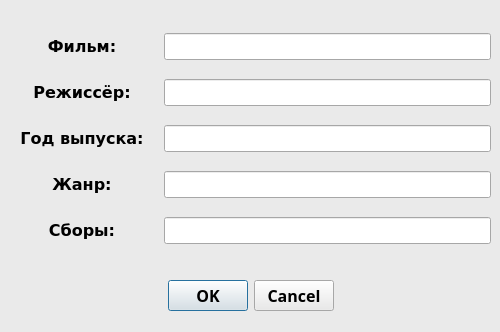
<?xml version="1.0" encoding="UTF-8"?>
<ui version="4.0">
 <class>Add_Dialog</class>
 <widget class="QDialog" name="Add_Dialog">
  <property name="geometry">
   <rect>
    <x>0</x>
    <y>0</y>
    <width>500</width>
    <height>332</height>
   </rect>
  </property>
  <property name="palette">
   <palette>
    <active>
     <colorrole role="WindowText">
      <brush brushstyle="SolidPattern">
       <color alpha="255">
        <red>0</red>
        <green>0</green>
        <blue>0</blue>
       </color>
      </brush>
     </colorrole>
     <colorrole role="Button">
      <brush brushstyle="SolidPattern">
       <color alpha="255">
        <red>234</red>
        <green>234</green>
        <blue>234</blue>
       </color>
      </brush>
     </colorrole>
     <colorrole role="Light">
      <brush brushstyle="SolidPattern">
       <color alpha="255">
        <red>255</red>
        <green>255</green>
        <blue>255</blue>
       </color>
      </brush>
     </colorrole>
     <colorrole role="Midlight">
      <brush brushstyle="SolidPattern">
       <color alpha="255">
        <red>244</red>
        <green>244</green>
        <blue>244</blue>
       </color>
      </brush>
     </colorrole>
     <colorrole role="Dark">
      <brush brushstyle="SolidPattern">
       <color alpha="255">
        <red>117</red>
        <green>117</green>
        <blue>117</blue>
       </color>
      </brush>
     </colorrole>
     <colorrole role="Mid">
      <brush brushstyle="SolidPattern">
       <color alpha="255">
        <red>156</red>
        <green>156</green>
        <blue>156</blue>
       </color>
      </brush>
     </colorrole>
     <colorrole role="Text">
      <brush brushstyle="SolidPattern">
       <color alpha="255">
        <red>0</red>
        <green>0</green>
        <blue>0</blue>
       </color>
      </brush>
     </colorrole>
     <colorrole role="BrightText">
      <brush brushstyle="SolidPattern">
       <color alpha="255">
        <red>255</red>
        <green>255</green>
        <blue>255</blue>
       </color>
      </brush>
     </colorrole>
     <colorrole role="ButtonText">
      <brush brushstyle="SolidPattern">
       <color alpha="255">
        <red>0</red>
        <green>0</green>
        <blue>0</blue>
       </color>
      </brush>
     </colorrole>
     <colorrole role="Base">
      <brush brushstyle="SolidPattern">
       <color alpha="255">
        <red>255</red>
        <green>255</green>
        <blue>255</blue>
       </color>
      </brush>
     </colorrole>
     <colorrole role="Window">
      <brush brushstyle="SolidPattern">
       <color alpha="255">
        <red>234</red>
        <green>234</green>
        <blue>234</blue>
       </color>
      </brush>
     </colorrole>
     <colorrole role="Shadow">
      <brush brushstyle="SolidPattern">
       <color alpha="255">
        <red>0</red>
        <green>0</green>
        <blue>0</blue>
       </color>
      </brush>
     </colorrole>
     <colorrole role="AlternateBase">
      <brush brushstyle="SolidPattern">
       <color alpha="255">
        <red>244</red>
        <green>244</green>
        <blue>244</blue>
       </color>
      </brush>
     </colorrole>
     <colorrole role="ToolTipBase">
      <brush brushstyle="SolidPattern">
       <color alpha="255">
        <red>255</red>
        <green>255</green>
        <blue>220</blue>
       </color>
      </brush>
     </colorrole>
     <colorrole role="ToolTipText">
      <brush brushstyle="SolidPattern">
       <color alpha="255">
        <red>0</red>
        <green>0</green>
        <blue>0</blue>
       </color>
      </brush>
     </colorrole>
     <colorrole role="PlaceholderText">
      <brush brushstyle="SolidPattern">
       <color alpha="128">
        <red>0</red>
        <green>0</green>
        <blue>0</blue>
       </color>
      </brush>
     </colorrole>
    </active>
    <inactive>
     <colorrole role="WindowText">
      <brush brushstyle="SolidPattern">
       <color alpha="255">
        <red>0</red>
        <green>0</green>
        <blue>0</blue>
       </color>
      </brush>
     </colorrole>
     <colorrole role="Button">
      <brush brushstyle="SolidPattern">
       <color alpha="255">
        <red>234</red>
        <green>234</green>
        <blue>234</blue>
       </color>
      </brush>
     </colorrole>
     <colorrole role="Light">
      <brush brushstyle="SolidPattern">
       <color alpha="255">
        <red>255</red>
        <green>255</green>
        <blue>255</blue>
       </color>
      </brush>
     </colorrole>
     <colorrole role="Midlight">
      <brush brushstyle="SolidPattern">
       <color alpha="255">
        <red>244</red>
        <green>244</green>
        <blue>244</blue>
       </color>
      </brush>
     </colorrole>
     <colorrole role="Dark">
      <brush brushstyle="SolidPattern">
       <color alpha="255">
        <red>117</red>
        <green>117</green>
        <blue>117</blue>
       </color>
      </brush>
     </colorrole>
     <colorrole role="Mid">
      <brush brushstyle="SolidPattern">
       <color alpha="255">
        <red>156</red>
        <green>156</green>
        <blue>156</blue>
       </color>
      </brush>
     </colorrole>
     <colorrole role="Text">
      <brush brushstyle="SolidPattern">
       <color alpha="255">
        <red>0</red>
        <green>0</green>
        <blue>0</blue>
       </color>
      </brush>
     </colorrole>
     <colorrole role="BrightText">
      <brush brushstyle="SolidPattern">
       <color alpha="255">
        <red>255</red>
        <green>255</green>
        <blue>255</blue>
       </color>
      </brush>
     </colorrole>
     <colorrole role="ButtonText">
      <brush brushstyle="SolidPattern">
       <color alpha="255">
        <red>0</red>
        <green>0</green>
        <blue>0</blue>
       </color>
      </brush>
     </colorrole>
     <colorrole role="Base">
      <brush brushstyle="SolidPattern">
       <color alpha="255">
        <red>255</red>
        <green>255</green>
        <blue>255</blue>
       </color>
      </brush>
     </colorrole>
     <colorrole role="Window">
      <brush brushstyle="SolidPattern">
       <color alpha="255">
        <red>234</red>
        <green>234</green>
        <blue>234</blue>
       </color>
      </brush>
     </colorrole>
     <colorrole role="Shadow">
      <brush brushstyle="SolidPattern">
       <color alpha="255">
        <red>0</red>
        <green>0</green>
        <blue>0</blue>
       </color>
      </brush>
     </colorrole>
     <colorrole role="AlternateBase">
      <brush brushstyle="SolidPattern">
       <color alpha="255">
        <red>244</red>
        <green>244</green>
        <blue>244</blue>
       </color>
      </brush>
     </colorrole>
     <colorrole role="ToolTipBase">
      <brush brushstyle="SolidPattern">
       <color alpha="255">
        <red>255</red>
        <green>255</green>
        <blue>220</blue>
       </color>
      </brush>
     </colorrole>
     <colorrole role="ToolTipText">
      <brush brushstyle="SolidPattern">
       <color alpha="255">
        <red>0</red>
        <green>0</green>
        <blue>0</blue>
       </color>
      </brush>
     </colorrole>
     <colorrole role="PlaceholderText">
      <brush brushstyle="SolidPattern">
       <color alpha="128">
        <red>0</red>
        <green>0</green>
        <blue>0</blue>
       </color>
      </brush>
     </colorrole>
    </inactive>
    <disabled>
     <colorrole role="WindowText">
      <brush brushstyle="SolidPattern">
       <color alpha="255">
        <red>117</red>
        <green>117</green>
        <blue>117</blue>
       </color>
      </brush>
     </colorrole>
     <colorrole role="Button">
      <brush brushstyle="SolidPattern">
       <color alpha="255">
        <red>234</red>
        <green>234</green>
        <blue>234</blue>
       </color>
      </brush>
     </colorrole>
     <colorrole role="Light">
      <brush brushstyle="SolidPattern">
       <color alpha="255">
        <red>255</red>
        <green>255</green>
        <blue>255</blue>
       </color>
      </brush>
     </colorrole>
     <colorrole role="Midlight">
      <brush brushstyle="SolidPattern">
       <color alpha="255">
        <red>244</red>
        <green>244</green>
        <blue>244</blue>
       </color>
      </brush>
     </colorrole>
     <colorrole role="Dark">
      <brush brushstyle="SolidPattern">
       <color alpha="255">
        <red>117</red>
        <green>117</green>
        <blue>117</blue>
       </color>
      </brush>
     </colorrole>
     <colorrole role="Mid">
      <brush brushstyle="SolidPattern">
       <color alpha="255">
        <red>156</red>
        <green>156</green>
        <blue>156</blue>
       </color>
      </brush>
     </colorrole>
     <colorrole role="Text">
      <brush brushstyle="SolidPattern">
       <color alpha="255">
        <red>117</red>
        <green>117</green>
        <blue>117</blue>
       </color>
      </brush>
     </colorrole>
     <colorrole role="BrightText">
      <brush brushstyle="SolidPattern">
       <color alpha="255">
        <red>255</red>
        <green>255</green>
        <blue>255</blue>
       </color>
      </brush>
     </colorrole>
     <colorrole role="ButtonText">
      <brush brushstyle="SolidPattern">
       <color alpha="255">
        <red>117</red>
        <green>117</green>
        <blue>117</blue>
       </color>
      </brush>
     </colorrole>
     <colorrole role="Base">
      <brush brushstyle="SolidPattern">
       <color alpha="255">
        <red>234</red>
        <green>234</green>
        <blue>234</blue>
       </color>
      </brush>
     </colorrole>
     <colorrole role="Window">
      <brush brushstyle="SolidPattern">
       <color alpha="255">
        <red>234</red>
        <green>234</green>
        <blue>234</blue>
       </color>
      </brush>
     </colorrole>
     <colorrole role="Shadow">
      <brush brushstyle="SolidPattern">
       <color alpha="255">
        <red>0</red>
        <green>0</green>
        <blue>0</blue>
       </color>
      </brush>
     </colorrole>
     <colorrole role="AlternateBase">
      <brush brushstyle="SolidPattern">
       <color alpha="255">
        <red>234</red>
        <green>234</green>
        <blue>234</blue>
       </color>
      </brush>
     </colorrole>
     <colorrole role="ToolTipBase">
      <brush brushstyle="SolidPattern">
       <color alpha="255">
        <red>255</red>
        <green>255</green>
        <blue>220</blue>
       </color>
      </brush>
     </colorrole>
     <colorrole role="ToolTipText">
      <brush brushstyle="SolidPattern">
       <color alpha="255">
        <red>0</red>
        <green>0</green>
        <blue>0</blue>
       </color>
      </brush>
     </colorrole>
     <colorrole role="PlaceholderText">
      <brush brushstyle="SolidPattern">
       <color alpha="128">
        <red>0</red>
        <green>0</green>
        <blue>0</blue>
       </color>
      </brush>
     </colorrole>
    </disabled>
   </palette>
  </property>
  <property name="font">
   <font>
    <pointsize>12</pointsize>
   </font>
  </property>
  <property name="windowTitle">
   <string>Добавить запись</string>
  </property>
  <widget class="QDialogButtonBox" name="buttonBox">
   <property name="geometry">
    <rect>
     <x>40</x>
     <y>270</y>
     <width>421</width>
     <height>51</height>
    </rect>
   </property>
   <property name="font">
    <font>
     <family>Segoe UI Semibold</family>
     <weight>75</weight>
     <bold>true</bold>
     <underline>false</underline>
     <strikeout>false</strikeout>
    </font>
   </property>
   <property name="cursor">
    <cursorShape>PointingHandCursor</cursorShape>
   </property>
   <property name="styleSheet">
    <string notr="true"/>
   </property>
   <property name="orientation">
    <enum>Qt::Horizontal</enum>
   </property>
   <property name="standardButtons">
    <set>QDialogButtonBox::Cancel|QDialogButtonBox::Ok</set>
   </property>
   <property name="centerButtons">
    <bool>true</bool>
   </property>
  </widget>
  <widget class="QWidget" name="layoutWidget">
   <property name="geometry">
    <rect>
     <x>20</x>
     <y>20</y>
     <width>471</width>
     <height>241</height>
    </rect>
   </property>
   <layout class="QGridLayout" name="gridLayout">
    <property name="horizontalSpacing">
     <number>20</number>
    </property>
    <item row="3" column="1">
     <widget class="QLineEdit" name="lineEdit_3"/>
    </item>
    <item row="2" column="0">
     <widget class="QLabel" name="label">
      <property name="font">
       <font>
        <family>Verdana</family>
        <weight>75</weight>
        <bold>true</bold>
       </font>
      </property>
      <property name="text">
       <string>Режиссёр:</string>
      </property>
      <property name="alignment">
       <set>Qt::AlignCenter</set>
      </property>
     </widget>
    </item>
    <item row="2" column="1">
     <widget class="QLineEdit" name="lineEdit_2"/>
    </item>
    <item row="0" column="0">
     <widget class="QLabel" name="label_2">
      <property name="font">
       <font>
        <family>Verdana</family>
        <weight>75</weight>
        <bold>true</bold>
       </font>
      </property>
      <property name="text">
       <string>Фильм:</string>
      </property>
      <property name="alignment">
       <set>Qt::AlignCenter</set>
      </property>
     </widget>
    </item>
    <item row="4" column="1">
     <widget class="QLineEdit" name="lineEdit_5"/>
    </item>
    <item row="3" column="0">
     <widget class="QLabel" name="label_3">
      <property name="font">
       <font>
        <family>Verdana</family>
        <weight>75</weight>
        <bold>true</bold>
       </font>
      </property>
      <property name="text">
       <string>Год выпуска:</string>
      </property>
      <property name="alignment">
       <set>Qt::AlignCenter</set>
      </property>
     </widget>
    </item>
    <item row="4" column="0">
     <widget class="QLabel" name="label_5">
      <property name="font">
       <font>
        <family>Verdana</family>
        <weight>75</weight>
        <bold>true</bold>
       </font>
      </property>
      <property name="text">
       <string>&lt;html&gt;&lt;head/&gt;&lt;body&gt;&lt;p align=&quot;center&quot;&gt;Жанр:&lt;/p&gt;&lt;/body&gt;&lt;/html&gt;</string>
      </property>
     </widget>
    </item>
    <item row="5" column="1">
     <widget class="QLineEdit" name="lineEdit_4">
      <property name="palette">
       <palette>
        <active>
         <colorrole role="Text">
          <brush brushstyle="SolidPattern">
           <color alpha="255">
            <red>0</red>
            <green>0</green>
            <blue>0</blue>
           </color>
          </brush>
         </colorrole>
         <colorrole role="PlaceholderText">
          <brush brushstyle="SolidPattern">
           <color alpha="128">
            <red>0</red>
            <green>85</green>
            <blue>0</blue>
           </color>
          </brush>
         </colorrole>
        </active>
        <inactive>
         <colorrole role="Text">
          <brush brushstyle="SolidPattern">
           <color alpha="255">
            <red>0</red>
            <green>0</green>
            <blue>0</blue>
           </color>
          </brush>
         </colorrole>
         <colorrole role="PlaceholderText">
          <brush brushstyle="SolidPattern">
           <color alpha="128">
            <red>0</red>
            <green>85</green>
            <blue>0</blue>
           </color>
          </brush>
         </colorrole>
        </inactive>
        <disabled>
         <colorrole role="Text">
          <brush brushstyle="SolidPattern">
           <color alpha="255">
            <red>120</red>
            <green>120</green>
            <blue>120</blue>
           </color>
          </brush>
         </colorrole>
         <colorrole role="PlaceholderText">
          <brush brushstyle="SolidPattern">
           <color alpha="128">
            <red>0</red>
            <green>0</green>
            <blue>0</blue>
           </color>
          </brush>
         </colorrole>
        </disabled>
       </palette>
      </property>
     </widget>
    </item>
    <item row="5" column="0">
     <widget class="QLabel" name="label_4">
      <property name="font">
       <font>
        <family>Verdana</family>
        <weight>75</weight>
        <bold>true</bold>
       </font>
      </property>
      <property name="text">
       <string>Сборы:</string>
      </property>
      <property name="alignment">
       <set>Qt::AlignCenter</set>
      </property>
     </widget>
    </item>
    <item row="0" column="1">
     <widget class="QLineEdit" name="lineEdit">
      <property name="palette">
       <palette>
        <active>
         <colorrole role="WindowText">
          <brush brushstyle="SolidPattern">
           <color alpha="255">
            <red>0</red>
            <green>0</green>
            <blue>0</blue>
           </color>
          </brush>
         </colorrole>
         <colorrole role="Text">
          <brush brushstyle="SolidPattern">
           <color alpha="255">
            <red>208</red>
            <green>176</green>
            <blue>132</blue>
           </color>
          </brush>
         </colorrole>
         <colorrole role="PlaceholderText">
          <brush brushstyle="SolidPattern">
           <color alpha="128">
            <red>0</red>
            <green>0</green>
            <blue>127</blue>
           </color>
          </brush>
         </colorrole>
        </active>
        <inactive>
         <colorrole role="WindowText">
          <brush brushstyle="SolidPattern">
           <color alpha="255">
            <red>0</red>
            <green>0</green>
            <blue>0</blue>
           </color>
          </brush>
         </colorrole>
         <colorrole role="Text">
          <brush brushstyle="SolidPattern">
           <color alpha="255">
            <red>208</red>
            <green>176</green>
            <blue>132</blue>
           </color>
          </brush>
         </colorrole>
         <colorrole role="PlaceholderText">
          <brush brushstyle="SolidPattern">
           <color alpha="128">
            <red>0</red>
            <green>0</green>
            <blue>127</blue>
           </color>
          </brush>
         </colorrole>
        </inactive>
        <disabled>
         <colorrole role="WindowText">
          <brush brushstyle="SolidPattern">
           <color alpha="255">
            <red>120</red>
            <green>120</green>
            <blue>120</blue>
           </color>
          </brush>
         </colorrole>
         <colorrole role="Text">
          <brush brushstyle="SolidPattern">
           <color alpha="255">
            <red>120</red>
            <green>120</green>
            <blue>120</blue>
           </color>
          </brush>
         </colorrole>
         <colorrole role="PlaceholderText">
          <brush brushstyle="SolidPattern">
           <color alpha="128">
            <red>0</red>
            <green>0</green>
            <blue>0</blue>
           </color>
          </brush>
         </colorrole>
        </disabled>
       </palette>
      </property>
      <property name="styleSheet">
       <string notr="true"/>
      </property>
     </widget>
    </item>
   </layout>
  </widget>
 </widget>
 <tabstops>
  <tabstop>lineEdit_2</tabstop>
  <tabstop>lineEdit_3</tabstop>
 </tabstops>
 <resources/>
 <connections>
  <connection>
   <sender>buttonBox</sender>
   <signal>accepted()</signal>
   <receiver>Add_Dialog</receiver>
   <slot>accept()</slot>
   <hints>
    <hint type="sourcelabel">
     <x>248</x>
     <y>254</y>
    </hint>
    <hint type="destinationlabel">
     <x>157</x>
     <y>274</y>
    </hint>
   </hints>
  </connection>
  <connection>
   <sender>buttonBox</sender>
   <signal>rejected()</signal>
   <receiver>Add_Dialog</receiver>
   <slot>reject()</slot>
   <hints>
    <hint type="sourcelabel">
     <x>316</x>
     <y>260</y>
    </hint>
    <hint type="destinationlabel">
     <x>286</x>
     <y>274</y>
    </hint>
   </hints>
  </connection>
 </connections>
</ui>
